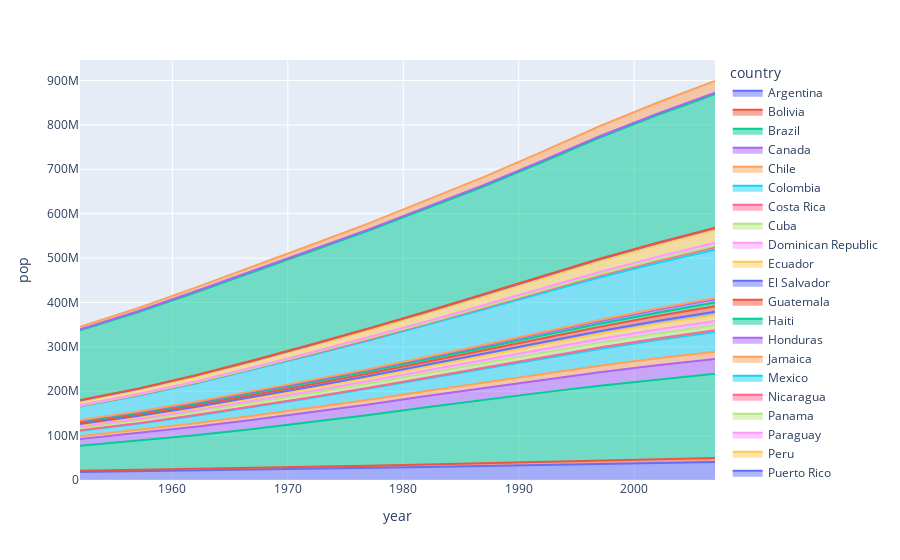

Notebook code for this chart:
### Code cell
fig = px.area(df3, x="year", y="pop", color="country")
fig.show()

### Figure 1 — Plotly figure (JSON) as saved in the notebook; plotly's stock layout.template omitted (floating-point values rounded to 4 significant figures)
{"data": [{"fillpattern": {"shape": ""}, "hovertemplate": "country=Argentina<br>year=%{x}<br>pop=%{y}<extra></extra>", "legendgroup": "Argentina", "line": {"color": "#636efa"}, "marker": {"symbol": "circle"}, "mode": "lines", "name": "Argentina", "orientation": "v", "showlegend": true, "stackgroup": "1", "type": "scatter", "x": [1952, 1957, 1962, 1967, 1972, 1977, 1982, 1987, 1992, 1997, 2002, 2007], "xaxis": "x", "y": [17876956, 19610538, 21283783, 22934225, 24779799, 26983828, 29341374, 31620918, 33958947, 36203463, 38331121, 40301927], "yaxis": "y"}, {"fillpattern": {"shape": ""}, "hovertemplate": "country=Bolivia<br>year=%{x}<br>pop=%{y}<extra></extra>", "legendgroup": "Bolivia", "line": {"color": "#EF553B"}, "marker": {"symbol": "circle"}, "mode": "lines", "name": "Bolivia", "orientation": "v", "showlegend": true, "stackgroup": "1", "type": "scatter", "x": [1952, 1957, 1962, 1967, 1972, 1977, 1982, 1987, 1992, 1997, 2002, 2007], "xaxis": "x", "y": [2883315, 3211738, 3593918, 4040665, 4565872, 5079716, 5642224, 6156369, 6893451, 7693188, 8445134, 9119152], "yaxis": "y"}, {"fillpattern": {"shape": ""}, "hovertemplate": "country=Brazil<br>year=%{x}<br>pop=%{y}<extra></extra>", "legendgroup": "Brazil", "line": {"color": "#00cc96"}, "marker": {"symbol": "circle"}, "mode": "lines", "name": "Brazil", "orientation": "v", "showlegend": true, "stackgroup": "1", "type": "scatter", "x": [1952, 1957, 1962, 1967, 1972, 1977, 1982, 1987, 1992, 1997, 2002, 2007], "xaxis": "x", "y": [56602560, 65551171, 76039390, 88049823, 100840058, 114313951, 128962939, 142938076, 155975974, 168546719, 179914212, 190010647], "yaxis": "y"}, {"fillpattern": {"shape": ""}, "hovertemplate": "country=Canada<br>year=%{x}<br>pop=%{y}<extra></extra>", "legendgroup": "Canada", "line": {"color": "#ab63fa"}, "marker": {"symbol": "circle"}, "mode": "lines", "name": "Canada", "orientation": "v", "showlegend": true, "stackgroup": "1", "type": "scatter", "x": [1952, 1957, 1962, 1967, 1972, 1977, 1982, 1987, 1992, 1997, 2002, 2007], "xaxis": "x", "y": [14785584, 17010154, 18985849, 20819767, 22284500, 23796400, 25201900, 26549700, 28523502, 30305843, 31902268, 33390141], "yaxis": "y"}, {"fillpattern": {"shape": ""}, "hovertemplate": "country=Chile<br>year=%{x}<br>pop=%{y}<extra></extra>", "legendgroup": "Chile", "line": {"color": "#FFA15A"}, "marker": {"symbol": "circle"}, "mode": "lines", "name": "Chile", "orientation": "v", "showlegend": true, "stackgroup": "1", "type": "scatter", "x": [1952, 1957, 1962, 1967, 1972, 1977, 1982, 1987, 1992, 1997, 2002, 2007], "xaxis": "x", "y": [6377619, 7048426, 7961258, 8858908, 9717524, 10599793, 11487112, 12463354, 13572994, 14599929, 15497046, 16284741], "yaxis": "y"}, {"fillpattern": {"shape": ""}, "hovertemplate": "country=Colombia<br>year=%{x}<br>pop=%{y}<extra></extra>", "legendgroup": "Colombia", "line": {"color": "#19d3f3"}, "marker": {"symbol": "circle"}, "mode": "lines", "name": "Colombia", "orientation": "v", "showlegend": true, "stackgroup": "1", "type": "scatter", "x": [1952, 1957, 1962, 1967, 1972, 1977, 1982, 1987, 1992, 1997, 2002, 2007], "xaxis": "x", "y": [12350771, 14485993, 17009885, 19764027, 22542890, 25094412, 27764644, 30964245, 34202721, 37657830, 41008227, 44227550], "yaxis": "y"}, {"fillpattern": {"shape": ""}, "hovertemplate": "country=Costa Rica<br>year=%{x}<br>pop=%{y}<extra></extra>", "legendgroup": "Costa Rica", "line": {"color": "#FF6692"}, "marker": {"symbol": "circle"}, "mode": "lines", "name": "Costa Rica", "orientation": "v", "showlegend": true, "stackgroup": "1", "type": "scatter", "x": [1952, 1957, 1962, 1967, 1972, 1977, 1982, 1987, 1992, 1997, 2002, 2007], "xaxis": "x", "y": [926317, 1112300, 1345187, 1588717, 1834796, 2108457, 2424367, 2799811, 3173216, 3518107, 3834934, 4133884], "yaxis": "y"}, {"fillpattern": {"shape": ""}, "hovertemplate": "country=Cuba<br>year=%{x}<br>pop=%{y}<extra></extra>", "legendgroup": "Cuba", "line": {"color": "#B6E880"}, "marker": {"symbol": "circle"}, "mode": "lines", "name": "Cuba", "orientation": "v", "showlegend": true, "stackgroup": "1", "type": "scatter", "x": [1952, 1957, 1962, 1967, 1972, 1977, 1982, 1987, 1992, 1997, 2002, 2007], "xaxis": "x", "y": [6007797, 6640752, 7254373, 8139332, 8831348, 9537988, 9789224, 10239839, 10723260, 10983007, 11226999, 11416987], "yaxis": "y"}, {"fillpattern": {"shape": ""}, "hovertemplate": "country=Dominican Republic<br>year=%{x}<br>pop=%{y}<extra></extra>", "legendgroup": "Dominican Republic", "line": {"color": "#FF97FF"}, "marker": {"symbol": "circle"}, "mode": "lines", "name": "Dominican Republic", "orientation": "v", "showlegend": true, "stackgroup": "1", "type": "scatter", "x": [1952, 1957, 1962, 1967, 1972, 1977, 1982, 1987, 1992, 1997, 2002, 2007], "xaxis": "x", "y": [2491346, 2923186, 3453434, 4049146, 4671329, 5302800, 5968349, 6655297, 7351181, 7992357, 8650322, 9319622], "yaxis": "y"}, {"fillpattern": {"shape": ""}, "hovertemplate": "country=Ecuador<br>year=%{x}<br>pop=%{y}<extra></extra>", "legendgroup": "Ecuador", "line": {"color": "#FECB52"}, "marker": {"symbol": "circle"}, "mode": "lines", "name": "Ecuador", "orientation": "v", "showlegend": true, "stackgroup": "1", "type": "scatter", "x": [1952, 1957, 1962, 1967, 1972, 1977, 1982, 1987, 1992, 1997, 2002, 2007], "xaxis": "x", "y": [3548753, 4058385, 4681707, 5432424, 6298651, 7278866, 8365850, 9545158, 10748394, 11911819, 12921234, 13755680], "yaxis": "y"}, {"fillpattern": {"shape": ""}, "hovertemplate": "country=El Salvador<br>year=%{x}<br>pop=%{y}<extra></extra>", "legendgroup": "El Salvador", "line": {"color": "#636efa"}, "marker": {"symbol": "circle"}, "mode": "lines", "name": "El Salvador", "orientation": "v", "showlegend": true, "stackgroup": "1", "type": "scatter", "x": [1952, 1957, 1962, 1967, 1972, 1977, 1982, 1987, 1992, 1997, 2002, 2007], "xaxis": "x", "y": [2042865, 2355805, 2747687, 3232927, 3790903, 4282586, 4474873, 4842194, 5274649, 5783439, 6353681, 6939688], "yaxis": "y"}, {"fillpattern": {"shape": ""}, "hovertemplate": "country=Guatemala<br>year=%{x}<br>pop=%{y}<extra></extra>", "legendgroup": "Guatemala", "line": {"color": "#EF553B"}, "marker": {"symbol": "circle"}, "mode": "lines", "name": "Guatemala", "orientation": "v", "showlegend": true, "stackgroup": "1", "type": "scatter", "x": [1952, 1957, 1962, 1967, 1972, 1977, 1982, 1987, 1992, 1997, 2002, 2007], "xaxis": "x", "y": [3146381, 3640876, 4208858, 4690773, 5149581, 5703430, 6395630, 7326406, 8486949, 9803875, 11178650, 12572928], "yaxis": "y"}, {"fillpattern": {"shape": ""}, "hovertemplate": "country=Haiti<br>year=%{x}<br>pop=%{y}<extra></extra>", "legendgroup": "Haiti", "line": {"color": "#00cc96"}, "marker": {"symbol": "circle"}, "mode": "lines", "name": "Haiti", "orientation": "v", "showlegend": true, "stackgroup": "1", "type": "scatter", "x": [1952, 1957, 1962, 1967, 1972, 1977, 1982, 1987, 1992, 1997, 2002, 2007], "xaxis": "x", "y": [3201488, 3507701, 3880130, 4318137, 4698301, 4908554, 5198399, 5756203, 6326682, 6913545, 7607651, 8502814], "yaxis": "y"}, {"fillpattern": {"shape": ""}, "hovertemplate": "country=Honduras<br>year=%{x}<br>pop=%{y}<extra></extra>", "legendgroup": "Honduras", "line": {"color": "#ab63fa"}, "marker": {"symbol": "circle"}, "mode": "lines", "name": "Honduras", "orientation": "v", "showlegend": true, "stackgroup": "1", "type": "scatter", "x": [1952, 1957, 1962, 1967, 1972, 1977, 1982, 1987, 1992, 1997, 2002, 2007], "xaxis": "x", "y": [1517453, 1770390, 2090162, 2500689, 2965146, 3055235, 3669448, 4372203, 5077347, 5867957, 6677328, 7483763], "yaxis": "y"}, {"fillpattern": {"shape": ""}, "hovertemplate": "country=Jamaica<br>year=%{x}<br>pop=%{y}<extra></extra>", "legendgroup": "Jamaica", "line": {"color": "#FFA15A"}, "marker": {"symbol": "circle"}, "mode": "lines", "name": "Jamaica", "orientation": "v", "showlegend": true, "stackgroup": "1", "type": "scatter", "x": [1952, 1957, 1962, 1967, 1972, 1977, 1982, 1987, 1992, 1997, 2002, 2007], "xaxis": "x", "y": [1426095, 1535090, 1665128, 1861096, 1997616, 2156814, 2298309, 2326606, 2378618, 2531311, 2664659, 2780132], "yaxis": "y"}, {"fillpattern": {"shape": ""}, "hovertemplate": "country=Mexico<br>year=%{x}<br>pop=%{y}<extra></extra>", "legendgroup": "Mexico", "line": {"color": "#19d3f3"}, "marker": {"symbol": "circle"}, "mode": "lines", "name": "Mexico", "orientation": "v", "showlegend": true, "stackgroup": "1", "type": "scatter", "x": [1952, 1957, 1962, 1967, 1972, 1977, 1982, 1987, 1992, 1997, 2002, 2007], "xaxis": "x", "y": [30144317, 35015548, 41121485, 47995559, 55984294, 63759976, 71640904, 80122492, 88111030, 95895146, 102479927, 108700891], "yaxis": "y"}, {"fillpattern": {"shape": ""}, "hovertemplate": "country=Nicaragua<br>year=%{x}<br>pop=%{y}<extra></extra>", "legendgroup": "Nicaragua", "line": {"color": "#FF6692"}, "marker": {"symbol": "circle"}, "mode": "lines", "name": "Nicaragua", "orientation": "v", "showlegend": true, "stackgroup": "1", "type": "scatter", "x": [1952, 1957, 1962, 1967, 1972, 1977, 1982, 1987, 1992, 1997, 2002, 2007], "xaxis": "x", "y": [1165790, 1358828, 1590597, 1865490, 2182908, 2554598, 2979423, 3344353, 4017939, 4609572, 5146848, 5675356], "yaxis": "y"}, {"fillpattern": {"shape": ""}, "hovertemplate": "country=Panama<br>year=%{x}<br>pop=%{y}<extra></extra>", "legendgroup": "Panama", "line": {"color": "#B6E880"}, "marker": {"symbol": "circle"}, "mode": "lines", "name": "Panama", "orientation": "v", "showlegend": true, "stackgroup": "1", "type": "scatter", "x": [1952, 1957, 1962, 1967, 1972, 1977, 1982, 1987, 1992, 1997, 2002, 2007], "xaxis": "x", "y": [940080, 1063506, 1215725, 1405486, 1616384, 1839782, 2036305, 2253639, 2484997, 2734531, 2990875, 3242173], "yaxis": "y"}, {"fillpattern": {"shape": ""}, "hovertemplate": "country=Paraguay<br>year=%{x}<br>pop=%{y}<extra></extra>", "legendgroup": "Paraguay", "line": {"color": "#FF97FF"}, "marker": {"symbol": "circle"}, "mode": "lines", "name": "Paraguay", "orientation": "v", "showlegend": true, "stackgroup": "1", "type": "scatter", "x": [1952, 1957, 1962, 1967, 1972, 1977, 1982, 1987, 1992, 1997, 2002, 2007], "xaxis": "x", "y": [1555876, 1770902, 2009813, 2287985, 2614104, 2984494, 3366439, 3886512, 4483945, 5154123, 5884491, 6667147], "yaxis": "y"}, {"fillpattern": {"shape": ""}, "hovertemplate": "country=Peru<br>year=%{x}<br>pop=%{y}<extra></extra>", "legendgroup": "Peru", "line": {"color": "#FECB52"}, "marker": {"symbol": "circle"}, "mode": "lines", "name": "Peru", "orientation": "v", "showlegend": true, "stackgroup": "1", "type": "scatter", "x": [1952, 1957, 1962, 1967, 1972, 1977, 1982, 1987, 1992, 1997, 2002, 2007], "xaxis": "x", "y": [8025700, 9146100, 10516500, 12132200, 13954700, 15990099, 18125129, 20195924, 22430449, 24748122, 26769436, 28674757], "yaxis": "y"}, {"fillpattern": {"shape": ""}, "hovertemplate": "country=Puerto Rico<br>year=%{x}<br>pop=%{y}<extra></extra>", "legendgroup": "Puerto Rico", "line": {"color": "#636efa"}, "marker": {"symbol": "circle"}, "mode": "lines", "name": "Puerto Rico", "orientation": "v", "showlegend": true, "stackgroup": "1", "type": "scatter", "x": [1952, 1957, 1962, 1967, 1972, 1977, 1982, 1987, 1992, 1997, 2002, 2007], "xaxis": "x", "y": [2227000, 2260000, 2448046, 2648961, 2847132, 3080828, 3279001, 3444468, 3585176, 3759430, 3859606, 3942491], "yaxis": "y"}, {"fillpattern": {"shape": ""}, "hovertemplate": "country=Trinidad and Tobago<br>year=%{x}<br>pop=%{y}<extra></extra>", "legendgroup": "Trinidad and Tobago", "line": {"color": "#EF553B"}, "marker": {"symbol": "circle"}, "mode": "lines", "name": "Trinidad and Tobago", "orientation": "v", "showlegend": true, "stackgroup": "1", "type": "scatter", "x": [1952, 1957, 1962, 1967, 1972, 1977, 1982, 1987, 1992, 1997, 2002, 2007], "xaxis": "x", "y": [662850, 764900, 887498, 960155, 975199, 1039009, 1116479, 1191336, 1183669, 1138101, 1101832, 1056608], "yaxis": "y"}, {"fillpattern": {"shape": ""}, "hovertemplate": "country=United States<br>year=%{x}<br>pop=%{y}<extra></extra>", "legendgroup": "United States", "line": {"color": "#00cc96"}, "marker": {"symbol": "circle"}, "mode": "lines", "name": "United States", "orientation": "v", "showlegend": true, "stackgroup": "1", "type": "scatter", "x": [1952, 1957, 1962, 1967, 1972, 1977, 1982, 1987, 1992, 1997, 2002, 2007], "xaxis": "x", "y": [157553000, 171984000, 186538000, 198712000, 209896000, 220239000, 232187835, 242803533, 256894189, 272911760, 287675526, 301139947], "yaxis": "y"}, {"fillpattern": {"shape": ""}, "hovertemplate": "country=Uruguay<br>year=%{x}<br>pop=%{y}<extra></extra>", "legendgroup": "Uruguay", "line": {"color": "#ab63fa"}, "marker": {"symbol": "circle"}, "mode": "lines", "name": "Uruguay", "orientation": "v", "showlegend": true, "stackgroup": "1", "type": "scatter", "x": [1952, 1957, 1962, 1967, 1972, 1977, 1982, 1987, 1992, 1997, 2002, 2007], "xaxis": "x", "y": [2252965, 2424959, 2598466, 2748579, 2829526, 2873520, 2953997, 3045153, 3149262, 3262838, 3363085, 3447496], "yaxis": "y"}, {"fillpattern": {"shape": ""}, "hovertemplate": "country=Venezuela<br>year=%{x}<br>pop=%{y}<extra></extra>", "legendgroup": "Venezuela", "line": {"color": "#FFA15A"}, "marker": {"symbol": "circle"}, "mode": "lines", "name": "Venezuela", "orientation": "v", "showlegend": true, "stackgroup": "1", "type": "scatter", "x": [1952, 1957, 1962, 1967, 1972, 1977, 1982, 1987, 1992, 1997, 2002, 2007], "xaxis": "x", "y": [5439568, 6702668, 8143375, 9709552, 11515649, 13503563, 15620766, 17910182, 20265563, 22374398, 24287670, 26084662], "yaxis": "y"}], "layout": {"legend": {"title": {"text": "country"}, "tracegroupgap": 0}, "margin": {"t": 60}, "xaxis": {"anchor": "y", "domain": [0, 1], "title": {"text": "year"}}, "yaxis": {"anchor": "x", "domain": [0, 1], "title": {"text": "pop"}}}}
